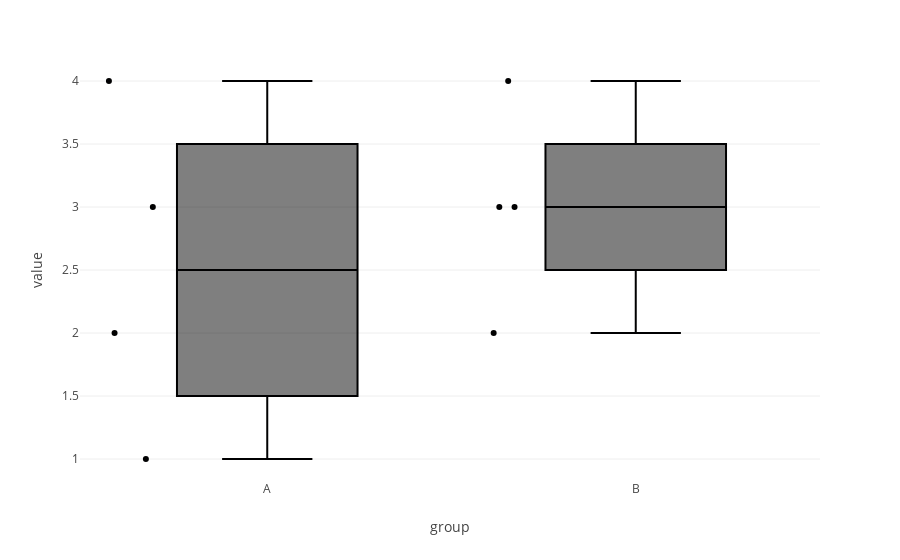

Notebook source saved alongside this figure:
### Code cell
import plotly.express as px
import pandas as pd

df = pd.DataFrame({'group': ['A', 'B', 'A', 'B', 'A', 'B', 'A', 'B'],
                   'value': [1, 2, 2, 3, 3, 3, 4, 4]})

fig = px.box(df, x="group", y="value", points="all")

fig.show()

### Figure 1 — Plotly figure (JSON) as saved in the notebook; plotly's stock layout.template omitted (floating-point values rounded to 4 significant figures)
{"data": [{"alignmentgroup": "True", "boxpoints": "all", "hovertemplate": "group=%{x}<br>value=%{y}<extra></extra>", "legendgroup": "", "marker": {"color": "#000001"}, "name": "", "notched": false, "offsetgroup": "", "orientation": "v", "showlegend": false, "type": "box", "x": ["A", "B", "A", "B", "A", "B", "A", "B"], "x0": " ", "xaxis": "x", "y": [1, 2, 2, 3, 3, 3, 4, 4], "y0": " ", "yaxis": "y"}], "layout": {"boxmode": "group", "legend": {"tracegroupgap": 0}, "margin": {"t": 60}, "xaxis": {"anchor": "y", "domain": [0, 1], "title": {"text": "group"}}, "yaxis": {"anchor": "x", "domain": [0, 1], "title": {"text": "value"}}}}
